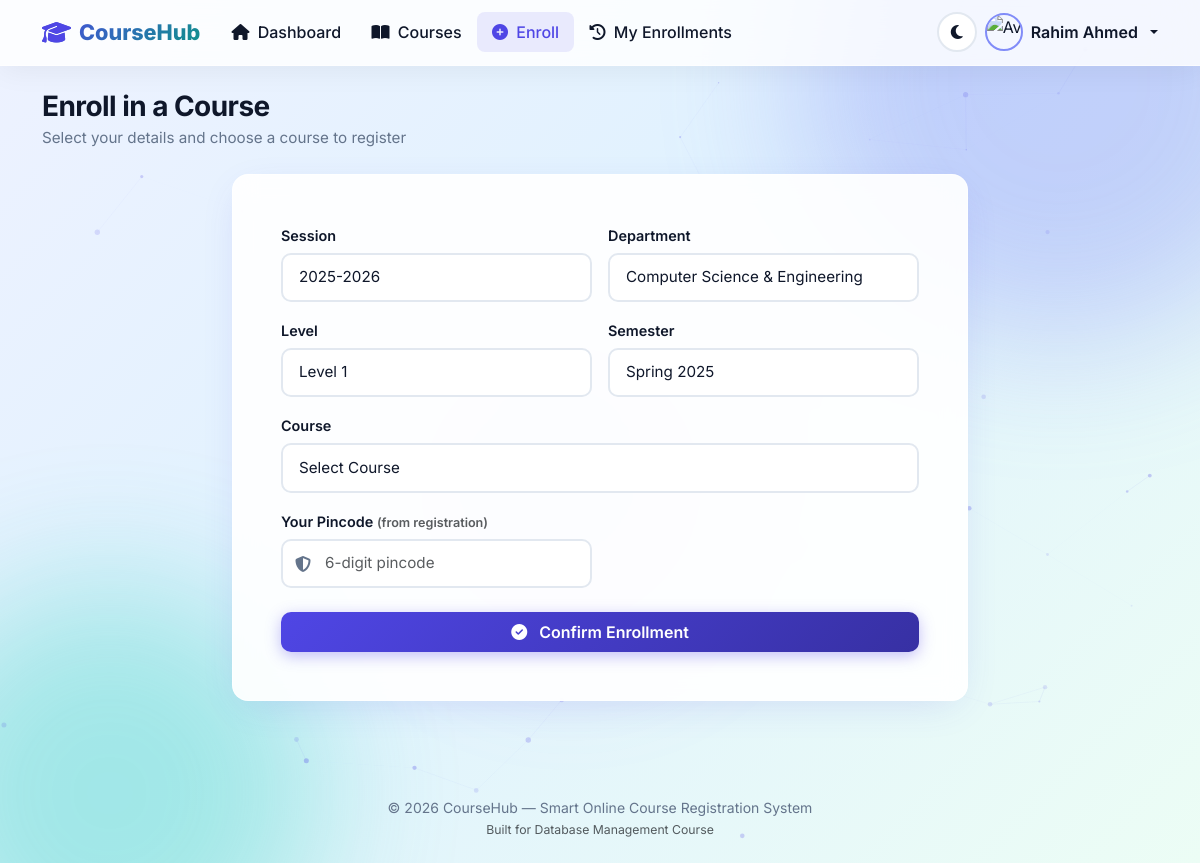
Screenshot of /enroll.php (signed in) with the database file from the repository.
### tables this page shows
CREATE TABLE `students` (
  `StudentRegno` varchar(50) NOT NULL,
  `studentPhoto` varchar(255) DEFAULT 'noimage.png',
  `password` varchar(255) NOT NULL,
  `studentName` varchar(150) NOT NULL,
  `email` varchar(150) DEFAULT NULL,
  `phone` varchar(20) DEFAULT NULL,
  `pincode` varchar(10) NOT NULL,
  `session` int(11) DEFAULT NULL,
  `department` int(11) DEFAULT NULL,
  `semester` int(11) DEFAULT NULL,
  `level` int(11) DEFAULT NULL,
  `cgpa` decimal(4,2) DEFAULT 0.00,
  `status` tinyint(1) NOT NULL DEFAULT 1 COMMENT '1=Active, 0=Inactive',
  `creationdate` timestamp NOT NULL DEFAULT CURRENT_TIMESTAMP,
  `updationDate` timestamp NULL DEFAULT NULL ON UPDATE CURRENT_TIMESTAMP,
  PRIMARY KEY (`StudentRegno`)
);

CREATE TABLE `session` (
  `id` int(11) NOT NULL AUTO_INCREMENT,
  `session` varchar(50) NOT NULL,
  `creationDate` timestamp NOT NULL DEFAULT CURRENT_TIMESTAMP,
  PRIMARY KEY (`id`)
);

CREATE TABLE `department` (
  `id` int(11) NOT NULL AUTO_INCREMENT,
  `department` varchar(150) NOT NULL,
  `code` varchar(20) DEFAULT NULL,
  `creationDate` timestamp NOT NULL DEFAULT CURRENT_TIMESTAMP,
  PRIMARY KEY (`id`)
);

CREATE TABLE `level` (
  `id` int(11) NOT NULL AUTO_INCREMENT,
  `level` varchar(50) NOT NULL,
  `creationDate` timestamp NOT NULL DEFAULT CURRENT_TIMESTAMP,
  PRIMARY KEY (`id`)
);

CREATE TABLE `semester` (
  `id` int(11) NOT NULL AUTO_INCREMENT,
  `semester` varchar(50) NOT NULL,
  `creationDate` timestamp NOT NULL DEFAULT CURRENT_TIMESTAMP,
  PRIMARY KEY (`id`)
);

### enroll.php (the view, shortened to what this page needs)
<?php
include('includes/config.php');
include('includes/header.php');
$regno = $_SESSION['login'];
$student = mysqli_fetch_assoc(mysqli_query($bd, "SELECT * FROM students WHERE StudentRegno='$regno'"));
$sessions = mysqli_query($bd, "SELECT * FROM session ORDER BY id DESC");
$departments = mysqli_query($bd, "SELECT * FROM department ORDER BY department");
$levels = mysqli_query($bd, "SELECT * FROM level");
$semesters = mysqli_query($bd, "SELECT * FROM semester ORDER BY id DESC");
?>
<div class="mb-4 fade-in">
    <h1 class="page-title">Enroll in a Course</h1>
    <p class="page-subtitle">Select your details and choose a course to register</p>
</div>
<div class="row justify-content-center">
    <div class="col-lg-8">
        <div class="card-modern p-4 p-md-5 scale-in">
            <form method="POST">
                <div class="row g-3">
                    <div class="col-md-6">
                        <label class="form-label-modern">Session</label>
                        <select name="session" class="form-select form-control-modern" required>
                            <?php while ($s = mysqli_fetch_assoc($sessions)): ?>
                                <option value="<?= $s['id'] ?>" <?= $student['session'] == $s['id'] ? 'selected' : '' ?>><?= htmlspecialchars($s['session']) ?></option>
                            <?php endwhile; ?>
                        </select>
                    </div>
                    <div class="col-md-6">
                        <label class="form-label-modern">Department</label>
                        <select name="department" class="form-select form-control-modern" required>
                            <?php mysqli_data_seek($departments, 0); while ($d = mysqli_fetch_assoc($departments)): ?>
                                <option value="<?= $d['id'] ?>" <?= $student['department'] == $d['id'] ? 'selected' : '' ?>><?= htmlspecialchars($d['department']) ?></option>
                            <?php endwhile; ?>
                        </select>
                    </div>
                    <div class="col-md-6">
                        <label class="form-label-modern">Level</label>
                        <select name="level" class="form-select form-control-modern" required>
                            <?php while ($l = mysqli_fetch_assoc($levels)): ?>
                                <option value="<?= $l['id'] ?>" <?= $student['level'] == $l['id'] ? 'selected' : '' ?>><?= htmlspecialchars($l['level']) ?></option>
                            <?php endwhile; ?>
                        </select>
                    </div>
                    <div class="col-md-6">
                        <label class="form-label-modern">Semester</label>
                        <select name="semester" class="form-select form-control-modern" required>
                            <?php while ($sem = mysqli_fetch_assoc($semesters)): ?>
                                <option value="<?= $sem['id'] ?>" <?= $student['semester'] == $sem['id'] ? 'selected' : '' ?>><?= htmlspecialchars($sem['semester']) ?></option>
                            <?php endwhile; ?>
                        </select>
                    </div>
                    <div class="col-12">
                        <label class="form-label-modern">Course</label>
                        <select name="course" class="form-select form-control-modern" required>
                            <option value="">Select Course</option>
                        </select>
                    </div>
                    <div class="col-md-6">
                        <label class="form-label-modern">Your Pincode <small class="text-muted">(from registration)</small></label>
                        <div class="input-group-icon">
                            <i class="fas fa-shield-alt"></i>
                            <input type="text" name="pincode" class="form-control form-control-modern" placeholder="6-digit pincode" required maxlength="6">
                        </div>
                    </div>
                </div>
                <div class="mt-4 d-grid">
                    <button type="submit" name="enroll" class="btn btn-primary-modern py-2">
                        <i class="fas fa-check-circle me-2"></i> Confirm Enrollment
                    </button>
                </div>
            </form>
        </div>
    </div>
</div>
<?php include('includes/footer.php'); ?>

### assets/css/style.css (style rules this page uses)
:root { --primary: #4f46e5; --primary-dark: #3730a3; --primary-light: #818cf8; --secondary: #0d9488; --secondary-light: #2dd4bf; --accent: #f59e0b; --danger: #ef4444; --success: #10b981; --warning: #f59e0b; --info: #3b82f6; --dark: #0f172a; --dark-2: #1e293b; --gray: #64748b; --gray-light: #f1f5f9; --white: #ffffff; --card-bg: rgba(255, 255, 255, 0.92); --card-border: rgba(255, 255, 255, 0.55); --body-bg: linear-gradient(135deg, #eef2ff 0%, #e0f2fe 45%, #ecfdf5 100%); --text: #0f172a; --text-muted: #64748b; --navbar-bg: rgba(255, 255, 255, 0.82); --input-bg: #ffffff; --input-border: #e2e8f0; --table-hover: rgba(79, 70, 229, 0.05); --shadow: 0 10px 40px -12px rgba(79, 70, 229, 0.18); --shadow-lg: 0 25px 50px -12px rgba(15, 23, 42, 0.18); --radius: 16px; --radius-sm: 10px; --transition: all 0.3s cubic-bezier(0.4, 0, 0.2, 1); --star: #f59e0b; }
* { margin: 0; padding: 0; box-sizing: border-box; }
body { font-family: 'Inter', 'Segoe UI', system-ui, -apple-system, sans-serif; background: var(--body-bg); background-attachment: fixed; color: var(--text); min-height: 100vh; overflow-x: hidden; transition: background 0.4s ease, color 0.3s ease; }
h1, h2, h3, h4, h5, h6 { font-weight: 700; letter-spacing: -0.02em; color: var(--text); }
.page-title { font-size: 1.75rem; color: var(--text); margin-bottom: 0.25rem; }
.page-subtitle { color: var(--text-muted); font-size: 0.95rem; }
.card-modern { background: var(--card-bg); border: 1px solid var(--card-border); border-radius: var(--radius); box-shadow: var(--shadow); transition: var(--transition); overflow: hidden; backdrop-filter: blur(12px); }
.btn-primary-modern { background: linear-gradient(135deg, var(--primary), var(--primary-dark)); border: none; color: white !important; font-weight: 600; padding: 0.65rem 1.4rem; border-radius: 10px; transition: var(--transition); box-shadow: 0 4px 15px rgba(79, 70, 229, 0.35); }
.form-control-modern { border: 2px solid var(--input-border); border-radius: 10px; padding: 0.7rem 1rem; font-size: 0.95rem; transition: var(--transition); background: var(--input-bg); color: var(--text); }
.form-label-modern { font-weight: 600; color: var(--text); margin-bottom: 0.4rem; font-size: 0.9rem; }
.input-group-icon { position: relative; }
.input-group-icon i { position: absolute; left: 14px; top: 50%; transform: translateY(-50%); color: var(--gray); z-index: 5; }
.input-group-icon .form-control-modern { padding-left: 42px; }
.fade-in { animation: fadeIn 0.5s ease-out; }
.scale-in { animation: scaleIn 0.4s ease-out; }

### rows the page displays
students: session "2025-2026", department "Computer Science & Engineering", level "Level 1", semester "Spring 2025"

### other values shown
APP_NAME "CourseHub"
$sname "Rahim Ahmed"
